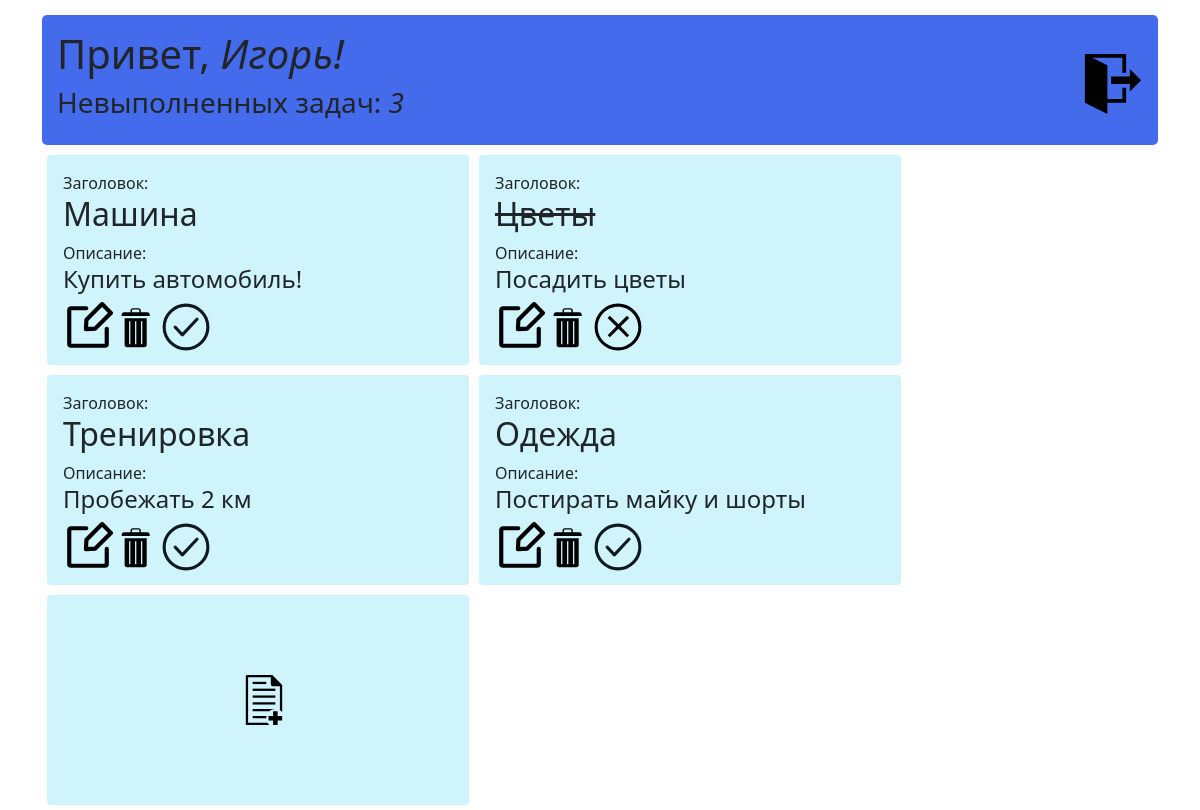
Page /task (signed in) on the committed database.
### app.py (models this page shows, shortened)
class Users(db.Model, UserMixin):
    id = db.Column(db.Integer, primary_key=True)
    name = db.Column(db.String(50), nullable=False, unique=True)
    psw = db.Column(db.String(500), nullable=False)

class Task(db.Model):
    id = db.Column(db.Integer, primary_key=True)
    title = db.Column(db.String(200), nullable=False)
    text = db.Column(db.Text, nullable=False)
    done = db.Column(db.Boolean, default=False, nullable=False)
    user_id = db.Column(db.Integer, nullable=False)
    date = db.Column(db.DateTime, default=datetime.utcnow)

### app.py (the view)
@app.route('/task')
@login_required
def index():
    user_id = current_user.id
    task = Task.query.filter_by(user_id=user_id).all()
    return render_template("index.html", task=task)

### app.py (called while the page is built)
@login_manager.user_loader
def load_user(user_id):
    return Users.query.get(user_id)

### templates/index.html (shortened to what this page needs)
{% extends 'base.html' %}
{% block body %}
<div class="container">
  <div class="my-header">
    <div>
      <h1>Привет, <i> {{ current_user.name }}!</i></h1>
      <h3>
        Невыполненных задач:
        <i> {{task|length - task|sum(attribute='done')}} </i>
      </h3>
    </div>
    <div><br>
      <p><a href="/logout"><img src="{{ url_for('static', filename='images/exit.svg') }}" width="60" height="60"
            alt="Выйти"></a></p>
    </div>
  </div>
  {% for el in task %}
  <div class="block">
    Заголовок: {% if el.done %}
    <h2 class="line-limit-length"><s>{{ el.title }}</s></h2>
    {% else %}
    <h2 class="line-limit-length">{{ el.title }}</h2>
    {% endif %} Описание:
    <h4 class="line-limit-length">{{ el.text}}</h4>
    <a href="/change_task/{{ el.id }}"><img src="{{ url_for('static', filename='images/change.svg') }}" width="50"
        height="50" alt="Изменить"></a>
    <a href="/task/{{ el.id }}/delete"><img src="{{ url_for('static', filename='images/delete.svg') }}" width="40"
        height="50" alt="Удалить"></a>
    {% if el.done %}
    <a href="/task/{{ el.id }}/no_done"><img src="{{ url_for('static', filename='images/not done.svg') }}" width="50"
        height="50" alt="Не выполнено"></a>
    {% else %}
    <a href="/task/{{ el.id }}/done"><img src="{{ url_for('static', filename='images/done.svg') }}" width="50"
        height="50" alt="Выполнено"></a>
    {% endif %}
  </div>
  {% endfor %}
  <div class="block">
    <p class="icon"><a href="/create_task"><img src="{{ url_for('static', filename='images/create.svg') }}"
          width="50" height="50" alt="Создать задачу"></a>
    </p>
</div>
</div>
{% endblock %}

### templates/base.html (shortened to what this page needs)
<!DOCTYPE html>
<html lang="ru">
<head>
    <link rel="stylesheet" href="{{ url_for('static', filename='css/main.css')}}">
    <link rel="stylesheet" href="https://cdn.jsdelivr.net/npm/bootstrap@5.1.3/dist/css/bootstrap.min.css">
</head>
<body>
{% block body %}{% endblock %}
</body>
</html>

### static/css/main.css (style rules this page uses)
.my-header { display: flex; margin-top: 15px; margin-bottom: 5px; justify-content: space-between; box-sizing: border-box; background: #446beb; border-radius: 5px; padding: 15px; }
.block { display: block; background-color: #cff4fc; border-color: #b6effb; padding: 1rem 1rem; border-radius: .25rem; width: 422px; height: 210px; margin: 5px; float: left; }
.line-limit-length { overflow: hidden; text-overflow: ellipsis; white-space: nowrap; }
.icon { padding: 4rem 11em ; }

### rows in the picture
Users: name "Игорь"
Task: title "Машина", text "Купить автомобиль!", done False (drawn)
Task: title "Цветы", text "Посадить цветы", done True (drawn)
Task: title "Тренировка", text "Пробежать 2 км", done False (drawn)
Task: title "Одежда", text "Постирать майку и шорты", done False (drawn)

### other values in the picture
{{ task|length - task|sum(attribute='done') }} "3"
